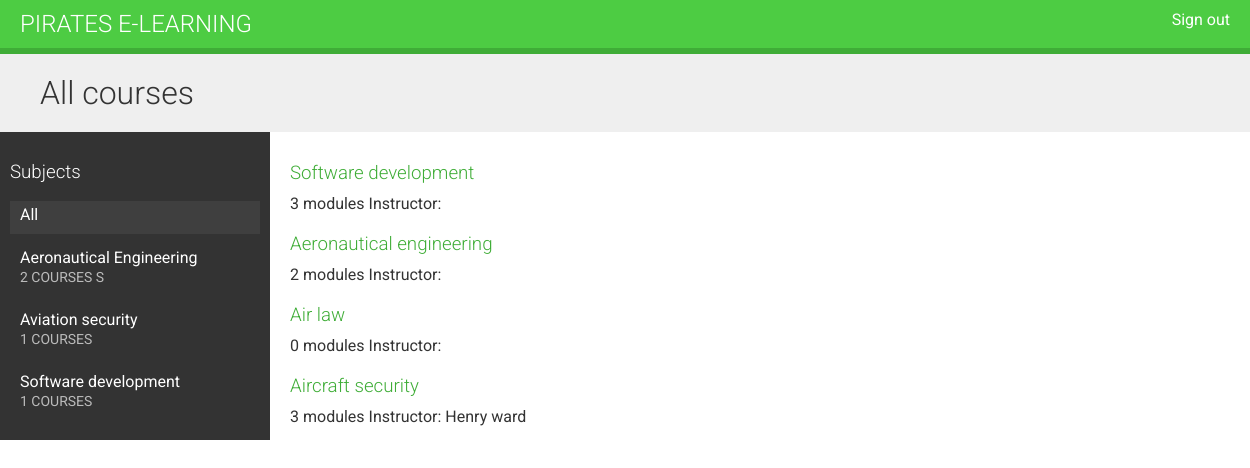
The page / on the database its author committed.
### courses/models.py (models this page shows, shortened)
class Subject(models.Model):
    title = models.CharField(max_length=200)
    slug=models.SlugField(max_length=200,unique=True)
    class Meta:
        ordering=['title']

class Course(models.Model):
    owner=models.ForeignKey(User,
                            related_name='courses_created',
                            on_delete=models.CASCADE)
    students=models.ManyToManyField(User,related_name='courses_joined',
                                    blank=True)
    subjects=models.ForeignKey(Subject,
                              related_name='courses',
                              on_delete=models.CASCADE)
    title=models.CharField(max_length=200)
    slug=models.SlugField(max_length=200,unique=True)
    overview = models.TextField()
    created=models.DateTimeField(auto_now_add=True)
    class Meta:
        ordering = ['-created']

### courses/views.py (the view)
# urls.py: path('',CourseListView.as_view(),name='course_list'),
class CourseListView(TemplateResponseMixin, View):
    model = Course
    template_name = 'courses/list.html'
    def get(self, request, subject=None):
        subjects = cache.get('all_subjects')
        if not subjects:
            subjects = Subject.objects.annotate(
                total_courses=Count('courses')
            )
            cache.set('all_subjects', subjects)
        all_courses = Course.objects.annotate(
            total_modules=Count('modules'))
        if subject:
            subject = get_object_or_404(Subject, slug=subject)
            key = f'subject_{subject.id}_courses'
            courses = cache.get(key)
            if not courses:
                courses = all_courses.filter(subjects=subject)
                cache.set(key, courses)
        else:
            courses = cache.get('all_courses')
            if not courses:
                courses = all_courses
                cache.set('all_courses', courses)
        return self.render_to_response({
            'subjects': subjects,
            'subject': subject,
            'courses': courses
        })

### courses/templates/courses/list.html (shortened to what this page needs)
{% extends 'base.html' %}
{% block content %}
<h1>
    {% if subject %}
    {{ subject.title }} courses
    {% else %}
    All courses
    {% endif %}
</h1>
<div class="contents">
    <h3>Subjects</h3>
    <ul id="modules">
        <li {% if not subject %} class="selected" {% endif %}>
            <a href="{% url 'course_list' %}">All</a>
        </li>
        {% for s in subjects %}
        <li {% if subject == s %} class="selected" {% endif %}>
            <a href="{% url 'course_list_subject' s.slug %}">
                {{ s.title }}
                <br>
                <span>
                    {{ s.total_courses }} courses {{ s.total_courses|pluralize }}
                </span>
            </a>
        </li>
        {% endfor %}
    </ul>
</div>
<div class="module">
    {% for course in courses %}
    {% with subject=course.subject %}
    <h3>
        <a href="{% url 'course_detail' course.slug %}">
            {{ course.title }}
        </a>
    </h3>
    <p>
        {{ course.total_modules }} modules
        Instructor: {{ course.owner.get_full_name }}
    </p>
    {% endwith %}
    {% endfor %}
</div>
{% endblock %}

### courses/static/css/styles.css (style rules this page uses)
body { margin:0; font-family:'Roboto', sans-serif; font-weight:400; color:#333; }
a { color:#3fad37; text-decoration:none; }
ul { float:left; }
h1, h2, h3, h4, h5, h6 { font-family:'Roboto', sans-serif; font-weight:300; }
h1 { background:#efefef; width:100%; overflow:auto; padding:20px 0 20px 40px; margin:0; }
.module { padding:10px 20px; float:left; width:600px; }
.module h3 { margin:20px 0 0; padding:0; width:100%; }
.module p { margin:10px 0 20px; width:100%; float:left; }
.contents { width:20%; padding:10px; float:left; background:#333; color: #fff; font-family:'Roboto', sans-serif; }
.contents ul { list-style:none; margin:0; padding:0; width:100%; }
.contents ul li { margin:0 0 10px 0; padding:4px 10px 10px; overflow:auto; cursor:move; }
.contents ul li.selected { background:#3f3f3f; }
.contents ul span { text-transform:uppercase; color:#bbb; font-size:14px; }
.contents ul a { display:block; color:#fff; text-decoration:none; }

### rows shown on the page
Subject: title "Aeronautical Engineering", total_courses "2"
Subject: title "Aviation security", total_courses "1"
Subject: title "Software development", total_courses "1"
Course: title "Software development", total_modules "3"
Course: title "Aeronautical engineering", total_modules "2"
Course: title "Air law", total_modules "0"
Course: title "Aircraft security", total_modules "3", owner.get_full_name "Henry ward"
